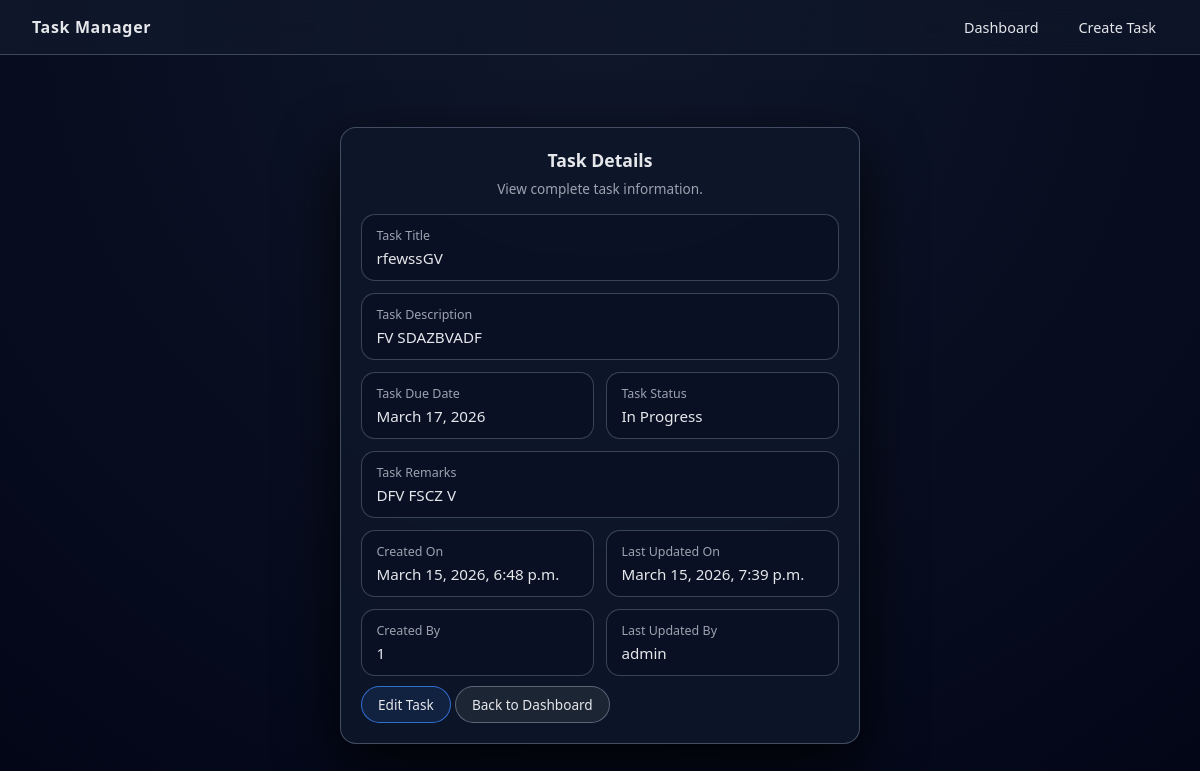
Before: /tasks/1/ (signed in) with the older database file.
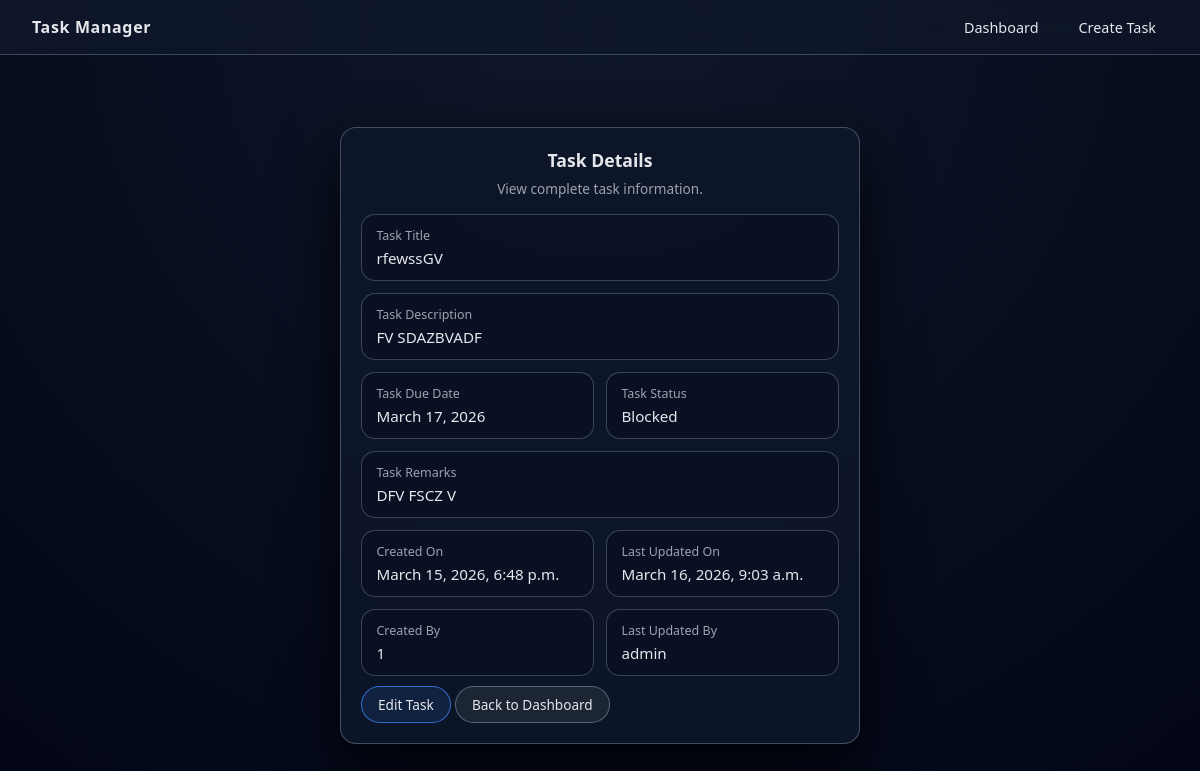
After: the same page with the newer database file.
### tasks/models.py (models this page shows, shortened)
class Task(models.Model):
    STATUS_TODO = "todo"
    STATUS_IN_PROGRESS = "in_progress"
    STATUS_DONE = "done"
    STATUS_BLOCKED = "blocked"
    STATUS_CHOICES = [
        (STATUS_TODO, "Todo"),
        (STATUS_IN_PROGRESS, "In Progress"),
        (STATUS_DONE, "Done"),
        (STATUS_BLOCKED, "Blocked"),
    ]
    title = models.CharField(max_length=200, db_index=True)
    description = models.TextField(blank=True)
    due_date = models.DateField(null=True, blank=True, db_index=True)
    status = models.CharField(
        max_length=20, choices=STATUS_CHOICES, default=STATUS_TODO, db_index=True
    )
    remarks = models.TextField(blank=True)
    created_on = models.DateTimeField(auto_now_add=True)
    last_updated_on = models.DateTimeField(auto_now=True)
    created_by = models.CharField(max_length=150)
    last_updated_by = models.CharField(max_length=150)
    class Meta:
        ordering = ("-created_on",)

### tasks/views.py (the view)
# urls.py: path("tasks/<int:pk>/", views.TaskDetailView.as_view(), name="task_detail_prefixed"),
class TaskDetailView(LoginRequiredMixin, DetailView):
    model = Task
    template_name = "tasks/task_detail.html"

### templates/tasks/task_detail.html
{% extends "base.html" %}
{% block content %}
<div class="tm-form-page">
  <div class="tm-card tm-card--form">
    <h2 class="tm-card-title tm-card-title--center">Task Details</h2>
    <p class="tm-card-subtitle tm-card-title--center">View complete task information.</p>
    <div class="tm-detail">
      <div class="tm-detail-row">
        <div class="tm-detail-label">Task Title</div>
        <div class="tm-detail-value">{{ object.title }}</div>
      </div>
      <div class="tm-detail-row">
        <div class="tm-detail-label">Task Description</div>
        <div class="tm-detail-value">{{ object.description|default:"-" }}</div>
      </div>
      <div class="tm-detail-grid">
        <div class="tm-detail-row">
          <div class="tm-detail-label">Task Due Date</div>
          <div class="tm-detail-value">{{ object.due_date|default:"-" }}</div>
        </div>
        <div class="tm-detail-row">
          <div class="tm-detail-label">Task Status</div>
          <div class="tm-detail-value">{{ object.get_status_display }}</div>
        </div>
      </div>
      <div class="tm-detail-row">
        <div class="tm-detail-label">Task Remarks</div>
        <div class="tm-detail-value">{{ object.remarks|default:"-" }}</div>
      </div>
      <div class="tm-detail-grid">
        <div class="tm-detail-row">
          <div class="tm-detail-label">Created On</div>
          <div class="tm-detail-value">{{ object.created_on }}</div>
        </div>
        <div class="tm-detail-row">
          <div class="tm-detail-label">Last Updated On</div>
          <div class="tm-detail-value">{{ object.last_updated_on }}</div>
        </div>
      </div>
      <div class="tm-detail-grid">
        <div class="tm-detail-row">
          <div class="tm-detail-label">Created By</div>
          <div class="tm-detail-value">{{ object.created_by }}</div>
        </div>
        <div class="tm-detail-row">
          <div class="tm-detail-label">Last Updated By</div>
          <div class="tm-detail-value">{{ object.last_updated_by }}</div>
        </div>
      </div>
    </div>
    <a href="{% url 'tasks:task_edit' object.pk %}" class="tm-btn tm-btn--primary tm-btn--full tm-btn--mt">
      Edit Task
    </a>
    <a href="{% url 'tasks:task_list' %}" class="tm-btn tm-btn--secondary tm-btn--full tm-btn--mt">
      Back to Dashboard
    </a>
  </div>
</div>
{% endblock %}

Changed rows visible on the page:
changed Task "rfewssGV": status "In Progress" → "Blocked"; last_updated_on "March 15, 2026, 7:39 p.m." → "March 16, 2026, 9:03 a.m."
